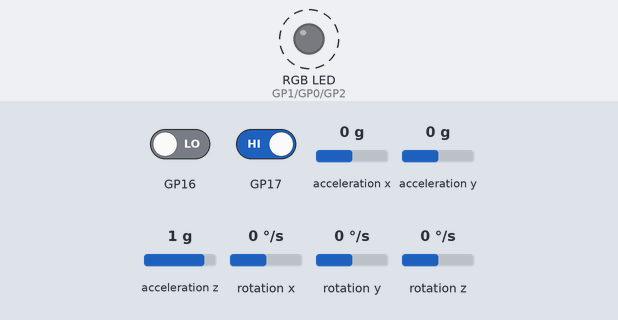
Bench run of a program on a simulated Raspberry Pi Pico. On the bench: an RGB LED mixed from three pins (HIGH = lit). Dashed ring = blinking. The test bench sets the inputs (shaded band); at power-on: GP16 LOW, GP17 HIGH, acceleration x 0 g, acceleration y 0 g, acceleration z 1 g, rotation x 0 °/s, rotation y 0 °/s, rotation z 0 °/s.

Above: at 2.6 s.
2.7 s: GP16 driven HIGH
At 3.4 s:
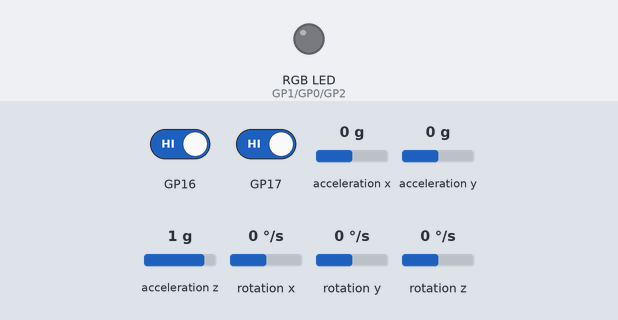
4.2 s: GP17 driven LOW
At 4.6 s:
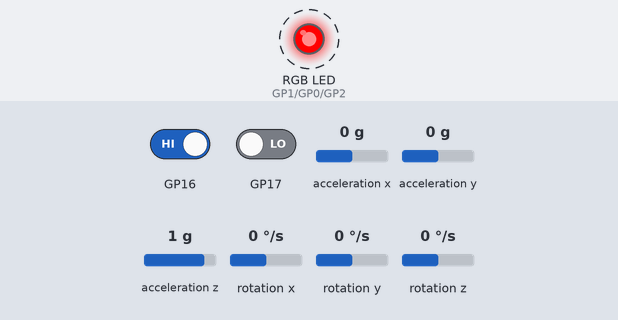
8.0 s: GP17 driven HIGH
At 8.9 s:
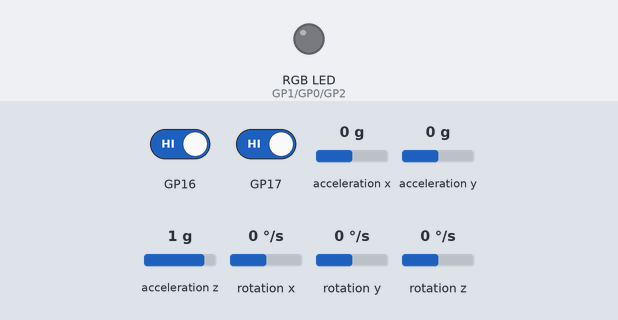
9.8 s: GP16 driven LOW
At 10.2 s:
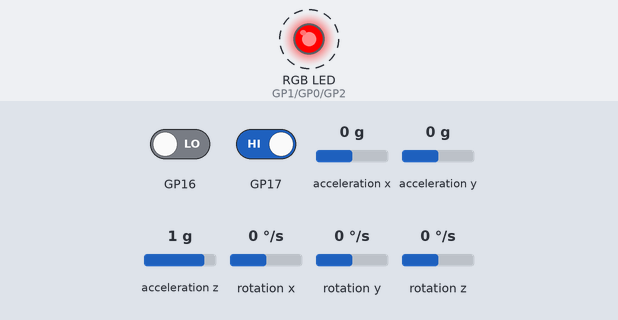
Timing chart, 0 to 14.6 s (numbered marks = the images above; inputs shaded):
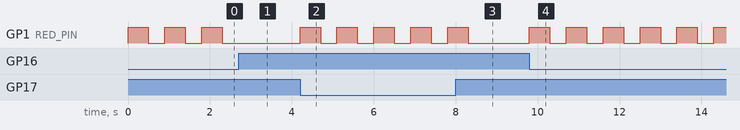

Measured:
- after the input at 2.7 s, GP1 (RED_PIN): stops changing and stays LOW
- after the input at 4.2 s, GP1 (RED_PIN): alternates HIGH for 0.50 s and LOW for 0.40 s, starting at once
- after the input at 8.0 s, GP1 (RED_PIN): goes on until 8.3 s, then stays LOW
- after the input at 9.8 s, GP1 (RED_PIN): alternates HIGH for 0.50 s and LOW for 0.40 s, starting at once
- by itself, GP1 (RED_PIN): alternates HIGH for 0.50 s and LOW for 0.40 s

The program:

main.cpp
```cpp
// (licence header left out)
#include <Arduino.h>
#include <MPU6050_light.h>
#include <Wire.h>

// Pin declarations:
#define GREEN_PIN 0 // PICO GP0
#define RED_PIN 1 // PICO GP1
#define BLUE_PIN 2 // PICO GP2

// Method declarations:
void changeColor(int r, int g, int b);

MPU6050 accel(Wire); // If I2C1 is used instead, change to Wire1 throughout
unsigned long timer = 0; // Used to see if two seconds have elapsed since lightsaber entered color-switch state
unsigned long primTimer = 0; // Used to see if five seconds have elapsed since lightsaber was oriented down
int colorSwitchDurationMs = 2000; // Amount of time in milliseconds to wait before switching colors
int colorSwitchThresholdMs = 5000; // Amount of time in milliseconds needed for the lightsaber to start switching colors when oriented down

void setup() {
  // Set alternative pins for I2C0:
  Wire.setSCL(17);
  Wire.setSDA(16);
  Wire.begin();
  Wire.setClock(400000);
  pinMode(GREEN_PIN, OUTPUT);
  pinMode(RED_PIN, OUTPUT);
  pinMode(BLUE_PIN, OUTPUT);
  accel.begin();
  changeColor(0,0,255); // Set lightsaber color to blue initially
}


int i = 0;
bool first = true;

void loop() {
  /*
    I2C Watchdog:
    If either SDA or SCL is pulled low, the I2C connection is disrupted indicating communication failure with the MPU6050.
    The lightsaber flashes red to the user to indicate failure, and attempts to reestablish connection with the MPU6050.
  */
  while((digitalRead(17) == LOW) || (digitalRead(16) == LOW)) {
    changeColor(255,0,0);
    delay(500);
    Wire.endTransmission();
    Wire.begin();
    changeColor(0,0,0);
    delay(400);
  }
  accel.update();
  double x_angle = -accel.getAngleX(); // Depending on your MPU6050, you may need to remove the negative applied to x_angle
  if((x_angle > 75) && (x_angle < 105)) { // Begins primTimer if oriented down
    if(first) {
      primTimer = millis();
      first = false;
    }
    if(primTimer + colorSwitchThresholdMs < millis()) {
      if(millis()-timer > colorSwitchDurationMs) {
        if(i != 6) {

          // TODO: change to switch-case

          if(i == 0) {
            changeColor(255,0,0); // red
          } else if(i == 1) {
            changeColor(255,150,0); //orange
          } else if(i == 2) {
            changeColor(0,255,0); // green
          } else if(i == 3) {
            changeColor(0,0,255); // blue
          } else if(i == 4) {
            changeColor(0,200,255); // cyan
          } else if(i == 5) {
            changeColor(120,0,255); // purple
          }
          i++;
        } else {
          i = 0;
          changeColor(235,235,255); // white - may need to be changed depending on LED strip chosen
        }
        timer = millis();
      }
    }
  } else {
    primTimer = 0;
    first = true;
  }
}

// This method changes the color of the lightsaber using PWM to change the brightness of the RGB color channels of the LED strip.
void changeColor(int r, int g, int b) {
  analogWrite(RED_PIN, r);
  analogWrite(GREEN_PIN, g);
  analogWrite(BLUE_PIN, b);
}
```
